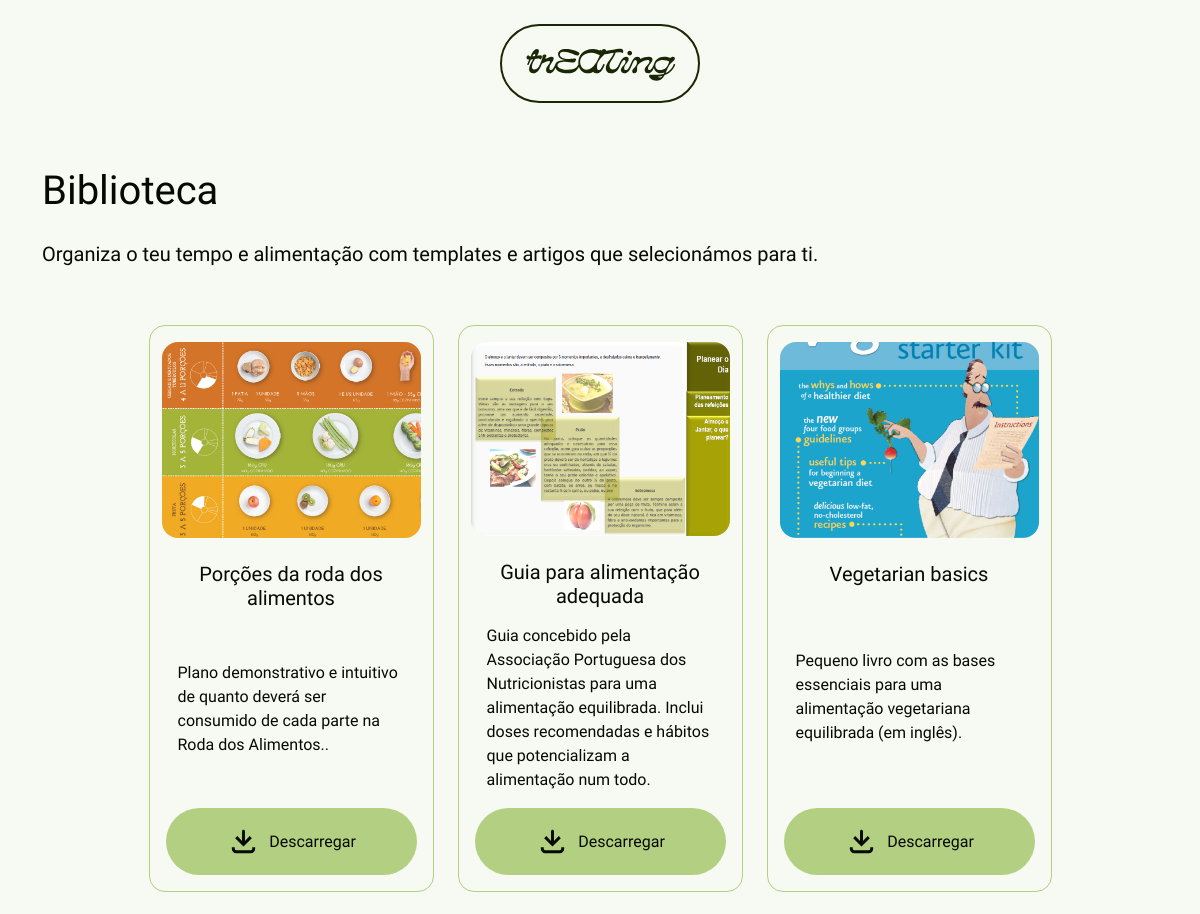
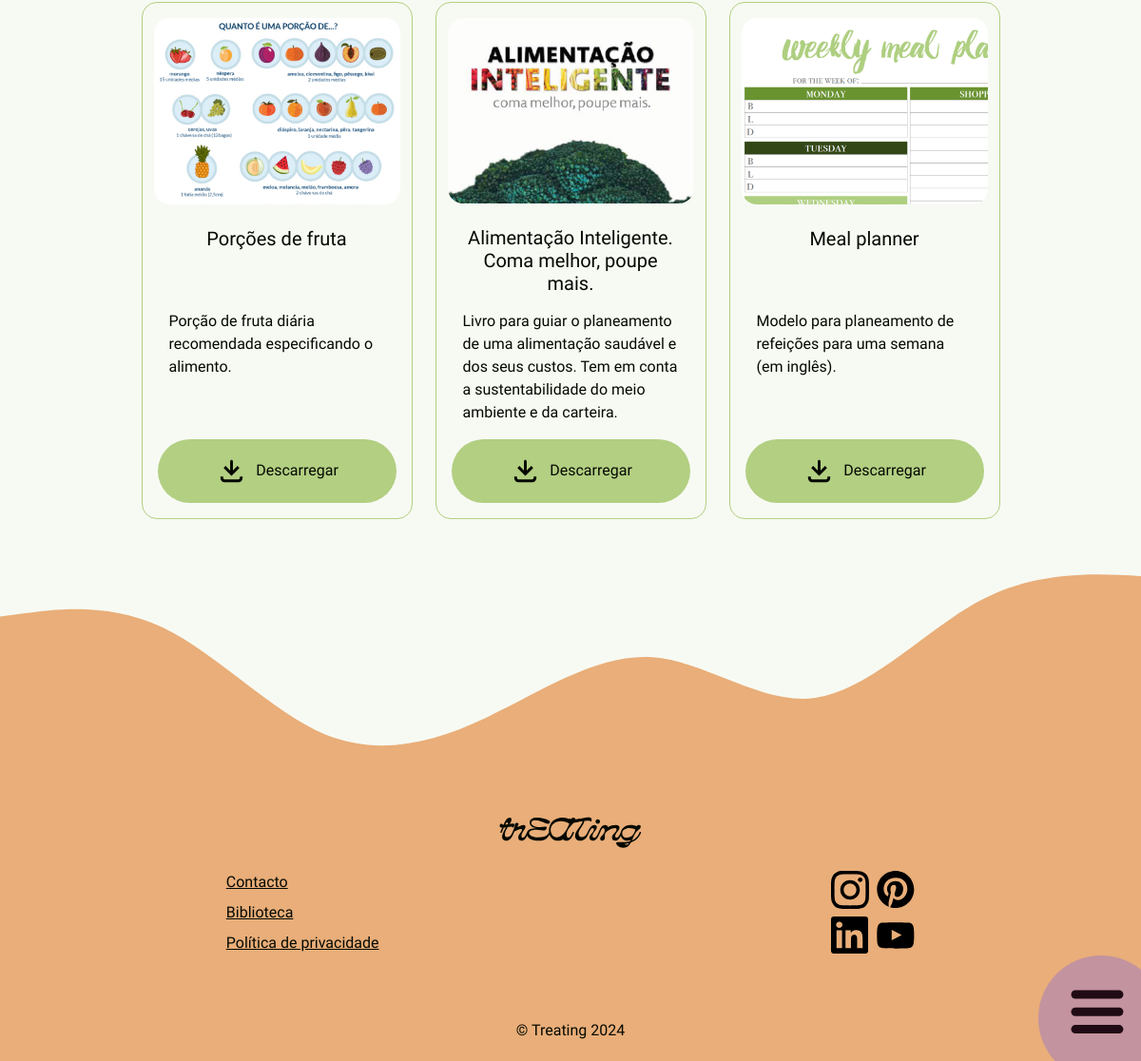
Page /biblioteca.php on the committed database (2 pictures, top to bottom).
### tables this page shows
CREATE TABLE `library` (
  `id` int(11) NOT NULL,
  `title` text NOT NULL,
  `description` text NOT NULL,
  `link` text NOT NULL,
  `thumbnail` varchar(50) NOT NULL
);

### biblioteca.php (the view, shortened to what this page needs)
<?php
  require("connection.php");
  $query = "SELECT *
            FROM library";
  $result = mysqli_query($connection, $query);
?>
<!doctype html>
<html lang="en">
<head>
    <link href="https://cdn.jsdelivr.net/npm/bootstrap@5.3.3/dist/css/bootstrap.min.css" rel="stylesheet">
    <link rel="stylesheet" href="https://cdnjs.cloudflare.com/ajax/libs/animate.css/4.1.1/animate.min.css"/>
    <link rel="stylesheet" href="./CSS/styles.css">
  </head>
  <body>
    <?php include "header.php"?>
    <main class="">
      <div class="container py-2">
        <div class="mt-5">
          <h1 class="mb-4">Biblioteca</h1>
          <p class="mb-5 pb-2 fs-5 mt-4">Organiza o teu tempo e alimentação com templates e artigos que selecionámos para ti.</p>
        </div>
        <div class="row justify-content-center gap-4 mb-5">
          <?php
            foreach($result as $doc){
              $title = $doc["title"];
              $desc = $doc["description"];
              $image = $doc["thumbnail"];
              $file = $doc["link"];
            ?>
              <div class="cardbiblio card col-11 col-sm-5 col-md-5 col-lg-3 gap-2 rounded-4" style="">
                  <img src="<?php echo './media/docs/'.$image ;?>" class="card-img mt-3 rounded-4" alt="<?php echo ' pré-visualização de '.$title?>">
                  <div class="card-body row justify-content-center align-content-between py-3">
                    <h2 class="card-title text-center mb-3"><?php echo $title ?></h2>
                    <p class="card-text"><?php echo $desc ?></p>
                    <a class=" d-flex justify-content-center align-items-center text-decoration-none rounded-pill bg-primary-subtle p-3 gap-2" href="" download="<?php echo './media/docs/'.$file?>">
                      <img src="./media/icons/download.svg"></img>
                      <p class="m-0"> Descarregar</p>
                    </a>
                  </div>
              </div>
          <?php } ?>
        </div>
      </div>
    </main>
    <?php include "footer.php"?>
  </body>
</html>

### header.php (shortened to what this page needs)
<header>
      <div class="container-fluid position-relative">
        <section>
          <div class= "row justify-content-center ">
            <div class= "col-auto mt-4 mb-2">
                <a href="index.php" class="col">
                  <img src="./media/icons/logo.svg" alt="Treating logo" >
                </a>
            </div>
          </div>
        </section>
        <section>
          <span class="" onclick="openNav()">
            <img src="./media/icons/menu.svg" alt="Open menu" class="position-fixed bottom-0 end-0 z-2">
          </span>
        </section>
      </div>
    </header>

### footer.php
<footer>
  <div>
    <div class="w-100 p-0">
        <img class="wavef" src="./media/icons/wave.footer.svg" alt="wave separation">
    </div>
    <div class="d-flex flex-column footerbg">
      <div class="p-2 my-3 align-self-center">
        <a href="index.php">
          <img src="./media/icons/logo_no_border.svg" alt="Treating logo">
        </a>
      </div>
      <div class="d-flex justify-content-around align-items-center ">
        <div class="d-flex flex-column gap-2">
              <a data-bs-toggle="modal" data-bs-target="#exampleModal" href="">Contacto</a>
              <a href="biblioteca.php">Biblioteca</a>
              <a href="#">Política de privacidade</a>
        </div>
        <div class="d-flex flex-column gap-2 fs-6">
          <div class="d-flex gap-2">
            <img class="ficon" type="link" href="" src="./media/icons/instagram.svg" alt="Instagram">
            <img class="ficon" type="link" href="" src="./media/icons/pinterest.svg" alt="Pinterest">
          </div>
          <div class="d-flex gap-2">
            <img class="ficon" type="link" href="" src="./media/icons/linkedin.svg" alt="LinkedIn">
            <img class="ficon" type="link" href="" src="./media/icons/youtube.svg" alt="Youtube">
          </div>
        </div>
      </div>
      <div class="p-1 flastdiv d-flex align-items-bottom justify-content-center">
        <p class="text">
        © Treating 2024
        </p>
      </div>
    </div>
  </div>
</footer>

### CSS/styles.css (style rules this page uses)
:root { --bs-primary: #B2CF82; --bs-primary-bg-subtle: #B2CF82; --bs-secondary: #F7FAF3; --bs-secondary-bg-subtle:#F7FAF3; --bs-tertiary-bg: #e3ced7; --bs-tertiary-color: hsla(335, 26%, 66%, 0.90); --bs-warning: #ffc107; --bs-body-color: #060901; --bs-body-bg: #F7FAF3; }
h1 { font-family: "Exo" ; margin-bottom: 0px; }
h2 , h3 { font-family: "Spinnaker"; font-size: 20px; }
p , ul, a { font-family: "Heebo"; }
a { color: #060901; }
.cardbiblio { border-color: #B2CF82; }
.footerbg { background-color: #E9AE79 }
.ficon { width: 2.5em; height: auto; }
.flastdiv p { margin-top:4em; }

### rows in the picture
library: thumbnail (picture), title "Porções da roda dos alimentos", description "Plano demonstrativo e intuitivo de quanto deverá ser consumido de cada parte na Roda dos Alimentos.."
library: thumbnail (picture), title "Guia para alimentação adequada", description "Guia concebido pela Associação Portuguesa dos Nutricionistas para uma alimentação equilibrada. Inclui doses recomendadas e hábitos que potencializam a alimentação num todo."
library: thumbnail (picture), title "Vegetarian basics", description "Pequeno livro com as bases essenciais para uma alimentação vegetariana equilibrada (em inglês)."
library: thumbnail (picture), title "Porções de fruta", description "Porção de fruta diária recomendada especificando o alimento."
library: thumbnail (picture), title "Alimentação Inteligente. Coma melhor, poupe mais.", description "Livro para guiar o planeamento de uma alimentação saudável e dos seus custos. Tem em conta a sustentabilidade do meio ambiente e da carteira."
library: thumbnail (picture), title "Meal planner", description "Modelo para planeamento de refeições para uma semana (em inglês)."
